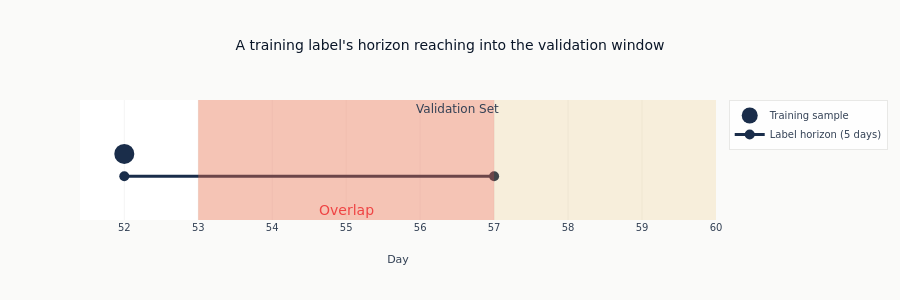

Here is the notebook cell this chart was saved with:
### Markdown cell above
### Visualizing the Overlap Problem

### Code cell
fig = go.Figure()

fig.add_trace(
    go.Scatter(
        x=[52],
        y=[0.5],
        mode="markers",
        marker=dict(size=20, color=COLORS["slate"]),
        name="Training sample",
    )
)
fig.add_trace(
    go.Scatter(
        x=[52, 57],
        y=[0.4, 0.4],
        mode="lines+markers",
        line=dict(color=COLORS["slate"], width=3),
        marker=dict(size=10),
        name="Label horizon (5 days)",
    )
)
fig.add_vrect(x0=53, x1=60, fillcolor=COLORS["amber"], opacity=0.2, line_width=0)
fig.add_annotation(x=56.5, y=0.7, text="Validation Set", showarrow=False, font=dict(size=12))

fig.add_vrect(x0=53, x1=57, fillcolor=COLORS["negative"], opacity=0.25, line_width=0)
fig.add_annotation(
    x=55,
    y=0.25,
    text="Overlap",
    showarrow=False,
    font=dict(color=COLORS["negative"], size=14),
)

fig.update_layout(
    title="A training label's horizon reaching into the validation window",
    xaxis_title="Day",
    yaxis_visible=False,
    height=300,
    showlegend=True,
)
show_plotly_with_alt(
    fig,
    "A single day axis. One training sample sits at day 52 with a five-day label "
    "horizon drawn as a short line to day 57. An amber band marks the validation set "
    "from day 53 onward, and the days where the label horizon and the validation band "
    "cover the same range are shaded red and labelled Overlap.",
)

### Figure 1 — Plotly figure (JSON) as saved in the notebook; plotly's stock layout.template omitted (floating-point values rounded to 4 significant figures)
{"data": [{"marker": {"color": "#1a2d4a", "size": 20}, "mode": "markers", "name": "Training sample", "type": "scatter", "x": [52], "y": [0.5]}, {"line": {"color": "#1a2d4a", "width": 3}, "marker": {"size": 10}, "mode": "lines+markers", "name": "Label horizon (5 days)", "type": "scatter", "x": [52, 57], "y": [0.4, 0.4]}], "layout": {"annotations": [{"font": {"size": 12}, "showarrow": false, "text": "Validation Set", "x": 56.5, "y": 0.7}, {"font": {"color": "#ef4444", "size": 14}, "showarrow": false, "text": "Overlap", "x": 55, "y": 0.25}], "height": 300, "shapes": [{"fillcolor": "#D4A84B", "line": {"width": 0}, "opacity": 0.2, "type": "rect", "x0": 53, "x1": 60, "xref": "x", "y0": 0, "y1": 1, "yref": "y domain"}, {"fillcolor": "#ef4444", "line": {"width": 0}, "opacity": 0.25, "type": "rect", "x0": 53, "x1": 57, "xref": "x", "y0": 0, "y1": 1, "yref": "y domain"}], "showlegend": true, "title": {"text": "A training label's horizon reaching into the validation window"}, "xaxis": {"title": {"text": "Day"}}, "yaxis": {"visible": false}}}
